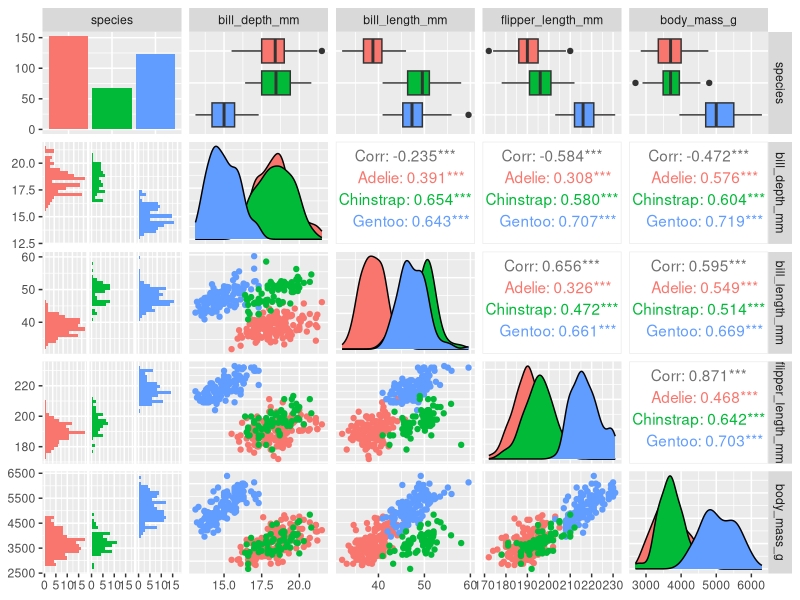
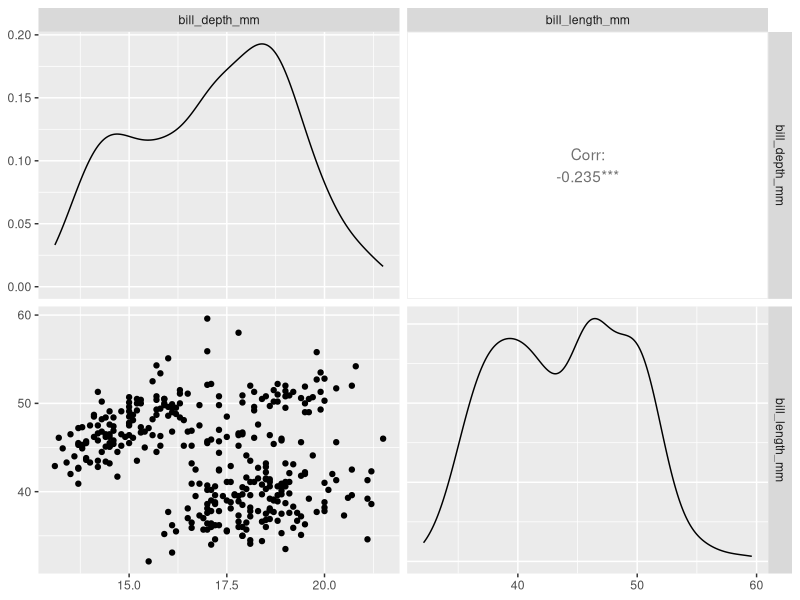
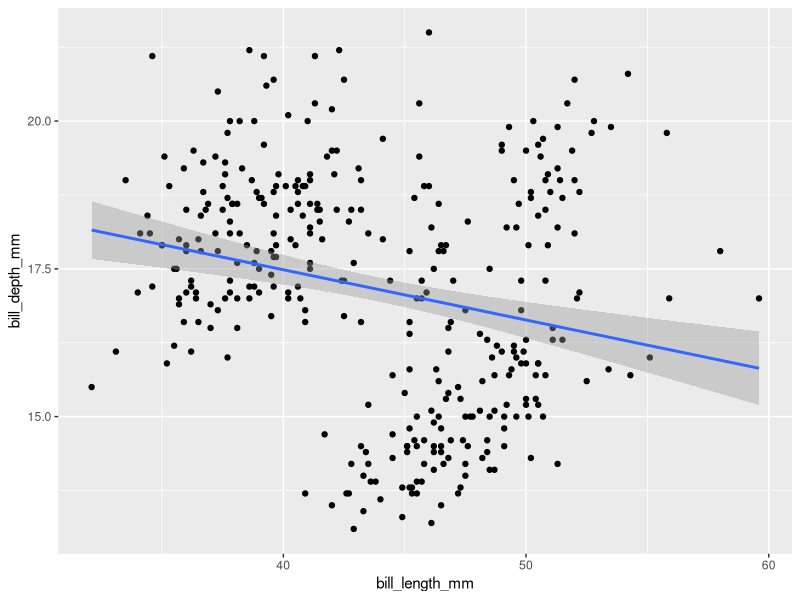
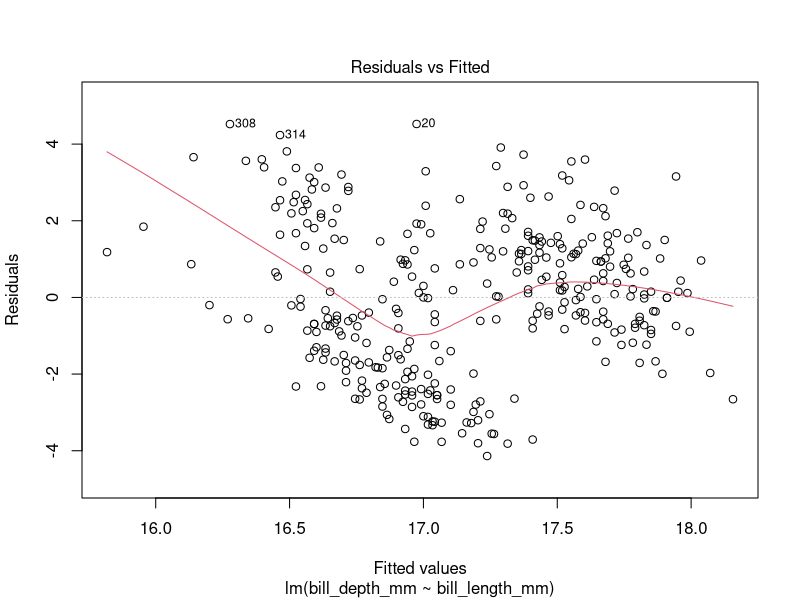
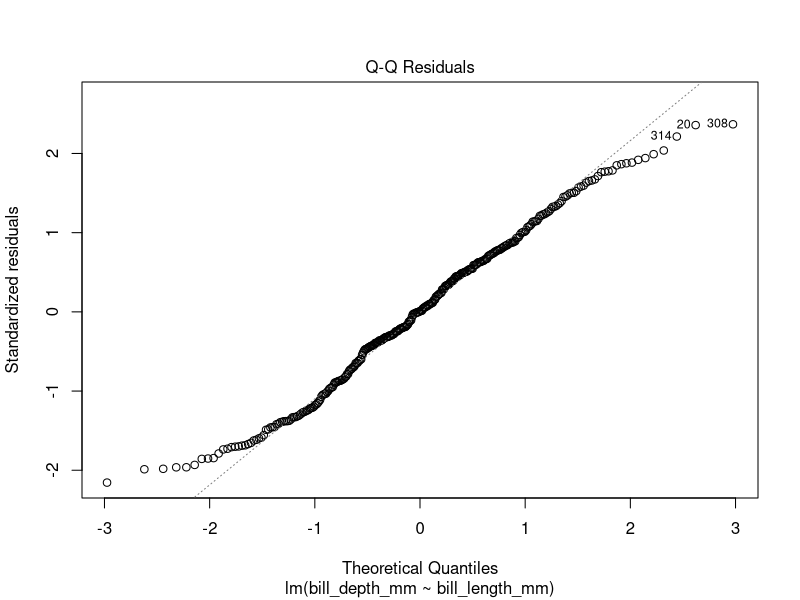
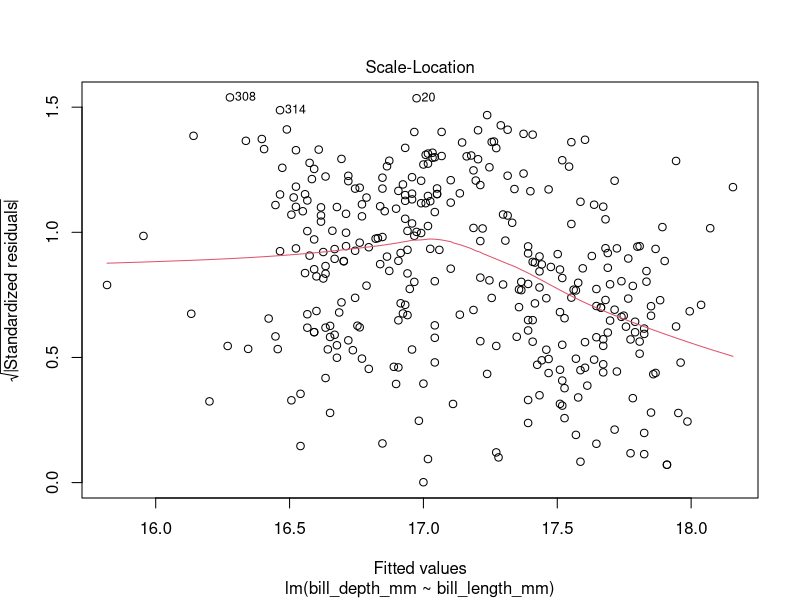
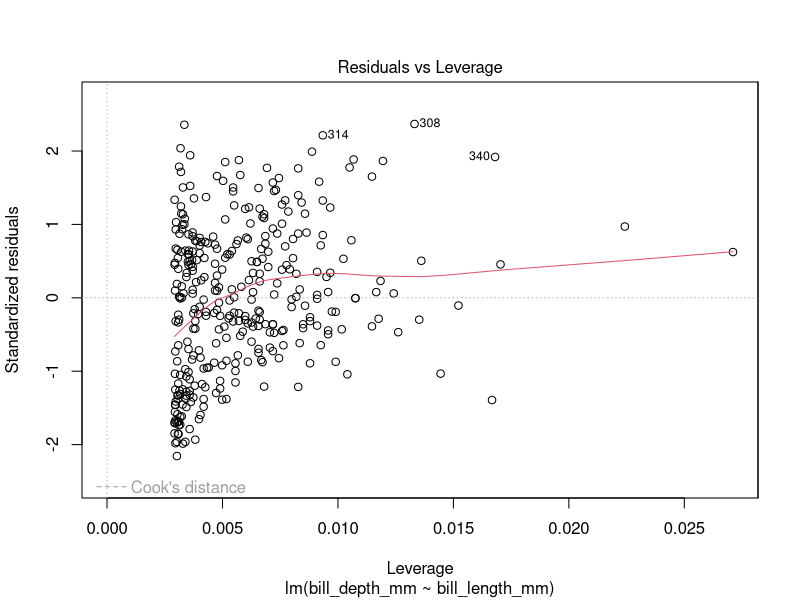
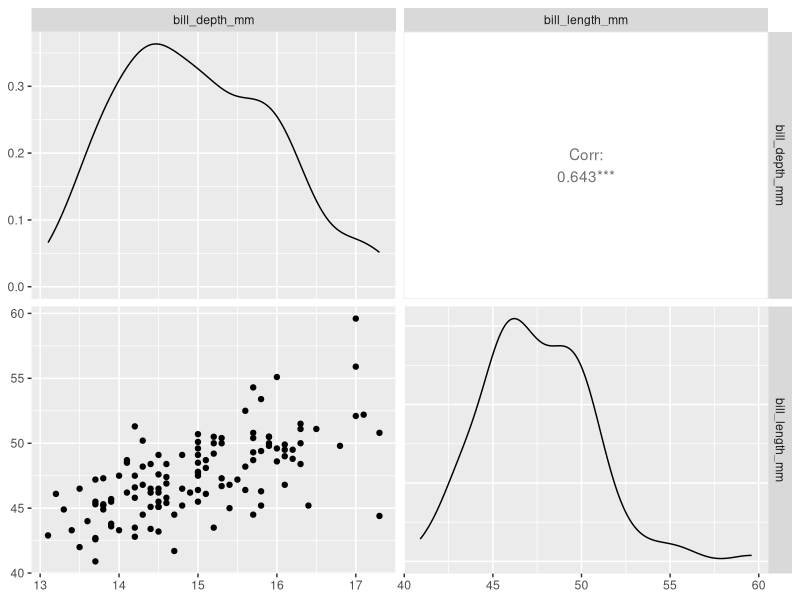

Source code (R) for these figures, in order:
# 2023-02-22
# CDS

#linear regression
#there are lots of assumptions, take them with a  grain of salt
#we'll use these:
  #linear relationship
  #normality of model residuals (residuals = predicted y - true y, how good is model at predicting the actual value)
    #can't check this until after you've run the model
  #no/little multicolinearity (if you have multiple dependent variables that are tightly correlated, 
    #that can cause trouble for explaining how each of them can independently be used to predict y)  
  #no auto-correlation (independent samples) (not taking multiple samples from same subject)
    #this can be a problem with time series data
  #homoscedasticity (homogeneity of variance in residuals across independent variables)
    #again looking at residuals, does the value of the residual change across different values of y?
    # maybe you have high residuals with shorter beaks, but low residuals with longer beaks - 
      #the model is better at predicting y with longer beaks than shorter beaks - we don't want this!

#don't have to follow assumptions to a t, but it's helpful to check the assumptions to make sure the model is the best fit

#and if you don't meet the assumptions, there are other things you can do - transform data, use a different model

library(palmerpenguins)
library(tidyverse)
library(GGally)
library(broom)

#today we are looking at bill depth as a function of length (depth~length)

head(penguins)

penguins %>%
  select(species, bill_depth_mm, bill_length_mm, flipper_length_mm, body_mass_g) %>%
  GGally :: ggpairs(aes(color = species))

penguins %>%
  select(bill_depth_mm, bill_length_mm) %>%
  GGally :: ggpairs()

# linear model

lm_1 = lm(bill_depth_mm ~ bill_length_mm, data = penguins)
class(lm_1)
#class is "lm" r has a specific class for linear models

summary(lm_1)
#we want the coefficients table here, this is what you'd want in your paper
#small p-values means our y intercept and slope are significant

#but just becuase we have a small p-value it doesn't mean we have a good discovery 
    #remember we've combined the three species so this doesn't actually tell us much
#take a look ar the r^2 and adjusted r^2 - 0.05 this means that 5% of variation comes from our independent variable, this isn't loking very good

ggplot(data = penguins, aes(x= bill_length_mm, y = bill_depth_mm)) +
  geom_point() +
  geom_smooth(method = "lm")

plot(lm_1)
#first shows residuals as a functino of y, then qq plot, then the square root of the residuals as a function of y, then residuals vs leverage (which is how much weight each point has on the estimate of model parameters)
#you want residuals vs leverage to start wide then narrow, with the most weighted point being at residual = 0)
#check the point with high leverage 

#let's do a better linear model now, looking at just one penguins species

gentoo = penguins %>%
  filter(species == "Gentoo")

gentoo %>%
  select(bill_depth_mm, bill_length_mm) %>%
  GGally :: ggpairs()

lm_2 = lm(bill_depth_mm ~ bill_length_mm, data = gentoo)

summary(lm_2)

plot(lm_2)
#homoscedasticity in first plot = okay
#qq plot is pretty fine
#square root of residuals - smoothing line is pretty flat, again homoscedasticity looks okay
#leverage plot looks fine

ggplot(data = gentoo, aes(x = bill_length_mm, y = bill_depth_mm)) +
  geom_point() +
  geom_smooth(method = "lm")

#OR could do

ggplot() +
  geom_point(data = gentoo, aes(x = bill_length_mm, y = bill_depth_mm)) +
  geom_smooth(data = gentoo, aes(x = bill_length_mm, y = bill_depth_mm), method = "lm")

#could also do

ggplot(data = gentoo, aes(x = bill_length_mm, y = bill_depth_mm)) +
  geom_point() +
  geom_smooth(method = "lm") +
  geom_point(data = penguins %>% filter(species == "Adelie"), 
             aes(x = bill_length_mm, y = bill_depth_mm), color = "red")

#gentoo points will be plotted in black (default, adelie will be added as red points)

#now lets put models for each penguin separately, but on the same plot as all of the penguins together:

ggplot(data = penguins) +
  geom_point(aes(x = bill_length_mm, y = bill_depth_mm, color = species)) +
  geom_smooth(aes(x = bill_length_mm, y = bill_depth_mm, color = species), method = "lm") +
  geom_smooth(aes(x = bill_length_mm, y = bill_depth_mm), color = "black", method = "lm") +
  theme_bw()

#Simpsons paradox - when you group things together that shouldn't be grouped, you can get the opposite relationship of what it should be  


#Exercise:
#Build a linear model predicting Gentoo bill depth as a function of flipper length. 
#Plot the predictions. 
#Which explanatory variable (bill length vs. flipper length) does a better job of predicting bill depth? 
#What is your evidence?

lm_3 = lm(bill_depth_mm ~ flipper_length_mm, data = gentoo)

lm_3

summary(lm_3)

ggplot(data = gentoo, aes(x = flipper_length_mm, y = bill_depth_mm)) +
  geom_point() +
  geom_smooth(method = "lm")

plot(lm_3)

lm_4 = lm(bill_depth_mm ~ bill_length_mm, data = gentoo)

summary(lm_4)

ggplot(data = gentoo, aes(x = bill_length_mm, y = bill_depth_mm)) +
  geom_point() +
  geom_smooth(method = "lm")

#which explains the relationship better

#r^2 for flipper length is 0.49, for bill length it's 0.41, so flipper length is probably better